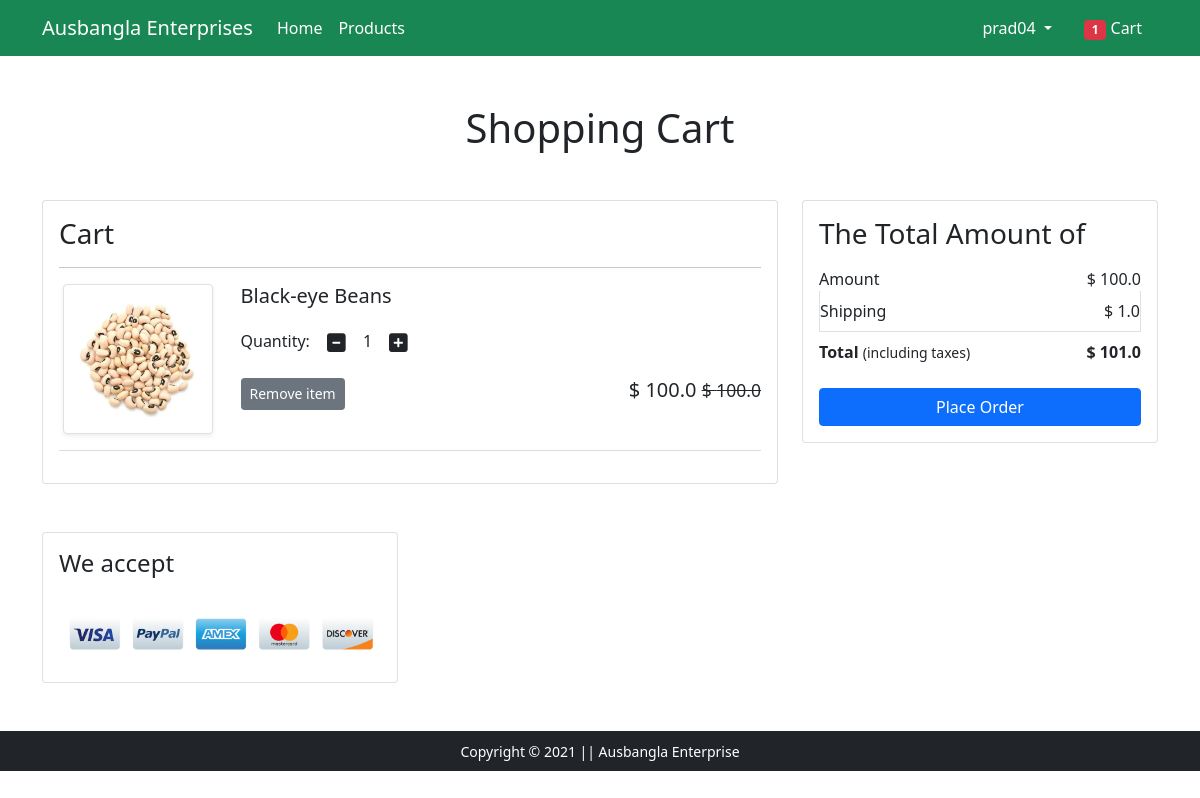
Page /cart/ (signed in) on the committed database.
### app/models.py (models this page shows, shortened)
class Cart(models.Model):
    user = models.ForeignKey(User, on_delete=models.CASCADE)
    product = models.ForeignKey(Product, on_delete=models.CASCADE)
    quantity = models.PositiveIntegerField(default=1)

class Product(models.Model):
    title = models.CharField(max_length=100)
    selling_price = models.FloatField()
    discounted_price = models.FloatField()
    description = models.TextField()
    brand = models.CharField(max_length=100)
    category = models.CharField(choices=CATEGORY_CHOICES, max_length=3)
    product_image = models.ImageField(upload_to='productimg')
    quantity_pr_price = models.CharField(max_length=30)

### app/views.py (the view)
# urls.py: path('cart/', views.show_cart, name='showcart'),
@login_required
def show_cart(request):
    totalitem = 0
    if request.user.is_authenticated:
        totalitem = len(Cart.objects.filter(user=request.user))
        user = request.user
        cart = Cart.objects.filter(user=user)
        amount = 0.0
        shipping_amount = 1.0
        total_amount = 0.0
        cart_product = [p for p in Cart.objects.all() if p.user == user]
        if cart_product:
            for p in cart_product:
                temp = (p.quantity * p.product.discounted_price)
                amount += temp
            total_amount = amount + shipping_amount
            return render(request, 'app/addtocart.html', {'carts':cart, 'total_amount':total_amount, 'amount':amount, 'shipping_amount':shipping_amount, 'totalitem':totalitem})
        else:
            return render(request, 'app/emptycart.html')

### app/templates/app/addtocart.html (shortened to what this page needs)
{% extends 'app/base.html' %}
{% load static %}
{% block main-content1 %}
<div class="container my-5">
 <div class="row">
  <h1 class="text-center mb-5">Shopping Cart</h1>
  <div class="col-sm-8">
  <div class="card">
   <div class="card-body">
    <h3>Cart</h3>
    {% for cart in carts %}
<hr>
    <div class="row">
     <div class="col-sm-3 text-center align-self-center"><img src="{{ cart.product.product_image.url }}" alt="" srcset="" class="img-fluid img-thumbnail shadow-sm" height="150" width="150"> </div>
     <div class="col-sm-9">
      <div>
       <h5>{{cart.product.title}}</h5>
       <div class="my-3">
        <label for="quantity">Quantity:</label>
        <a class="minus-cart btn" pid="{{cart.product.id}}"><i class="fas fa-minus-square fa-lg"></i></a>
          <span id="quantity">{{cart.quantity}}</span>
        <a class="plus-cart btn" pid="{{cart.product.id}}"><i class="fas fa-plus-square fa-lg"></i></a>
      </div>
       <div class="d-flex justify-content-between">
        <a class="btn btn-sm btn-secondary mr-3 remove-cart" pid="{{cart.product.id}}">Remove item </a>
        <h5>$ {{cart.product.discounted_price}} <small class="fw-light text-decoration-line-through">$ {{cart.product.selling_price}}</small></h5>
       </div>
      </div>
     </div>
    </div>
    <hr class="text-muted">
    {% endfor %}
   </div>
   </div>
  </div>
  <div class="col-sm-4">
   <div class="card">
    <div class="card-body">
      <h3>The Total Amount of</h3>
      <ul class="list-group">
       <li class="list-group-item d-flex justify-content-between align-items-center border-0 px-0 pb-0">Amount<span>$ <span id="amount">{{amount}}</span></span></li>
       <li class="list-group-item d-flex justify-content-between align-items-center px-0">Shipping<span>$ {{shipping_amount}}</span></li>
       <li class="list-group-item d-flex justify-content-between align-items-center border-0 px-0 mb-3">
        <div>
           <strong>Total</strong> <small>(including taxes)</small>
         </div>
         <span><strong>$<strong id="total_amount"> {{total_amount}}</strong></strong></span>
       </li>
      </ul>
      <div class="d-grid"><a href="{% url 'checkout' %}" class="btn btn-primary">Place Order</a></div>
    </div>
   </div>
  </div>
 </div>
</div>
<div class="container">
 <div class="row">
  <div class="col-sm-4">
   <div class="card">
    <div class="card-body">
      <h4 class="mb-4">We accept</h4>
      <img src="{% static 'app/images/payment_methods.png' %}" alt="" class="img-fluid">
    </div>
  </div>
  </div>
 </div>
</div>
{% endblock main-content1 %}

### app/templates/app/base.html (shortened to what this page needs)
<!doctype html>
{% load static %}
<html lang="en">
  <head>
    <link href="https://cdn.jsdelivr.net/npm/bootstrap@5.0.0-beta1/dist/css/bootstrap.min.css" rel="stylesheet">
    <link rel="stylesheet" href="{% static 'app/css/owl.carousel.min.css' %}">
    <link rel="stylesheet" href="{% static 'app/css/all.min.css' %}">
    <link rel="stylesheet" href="{% static 'app/css/style.css' %}">
  </head>
  <body>
    <nav class="navbar navbar-expand-lg navbar-dark bg-success">
     <div class="container">
       <a class="navbar-brand" href="/">Ausbangla Enterprises</a>
       <div class="collapse navbar-collapse" id="navbarSupportedContent">
         <ul class="navbar-nav me-auto mb-2 mb-lg-0">
           <li class="nav-item">
             <a class="nav-link active" aria-current="page" href="/">Home</a>
           </li>
           <li class="nav-item ">
             <a class="nav-link  text-white" href="{% url 'allproducts' %}" id="electronicsDropdown" role="button" aria-expanded="false">
               Products
             </a>
           </li>
         </ul>
         <div>
          <ul class="navbar-nav me-auto mb-2 mb-lg-0">
            {% if request.user.is_authenticated %}
           <li class="nav-item dropdown mx-2">
              <a class="nav-link dropdown-toggle text-white" href="#" id="profileDropdown" role="button" data-bs-toggle="dropdown" aria-expanded="false">
                {{request.user}}
              </a>
            </li>
            <li class="nav-item mx-2">
             <a href="{% url 'showcart' %}" class="nav-link text-white"><span class="badge bg-danger">{{totalitem}}</span> Cart </a>
            </li>
            {% endif %}
          </ul>
         </div>
       </div>
     </div>
    </nav>
     {% block main-content1 %} {% endblock main-content1 %}
    <footer class="container-fluid bg-dark text-center p-2 mt-5">
     <small class="text-white">Copyright &copy; 2021 || Ausbangla Enterprise</small>
    </footer>
  </body>
</html>

### rows in the picture
Cart: product.product_image (picture), product "Black-eye Beans", quantity "1", product.discounted_price "100.0", product.selling_price "100.0"

### other values in the picture
{{ request.user }} "prad04"
{{ totalitem }} "1"
{{ amount }} "100.0"
{{ shipping_amount }} "1.0"
{{ total_amount }} "101.0"
